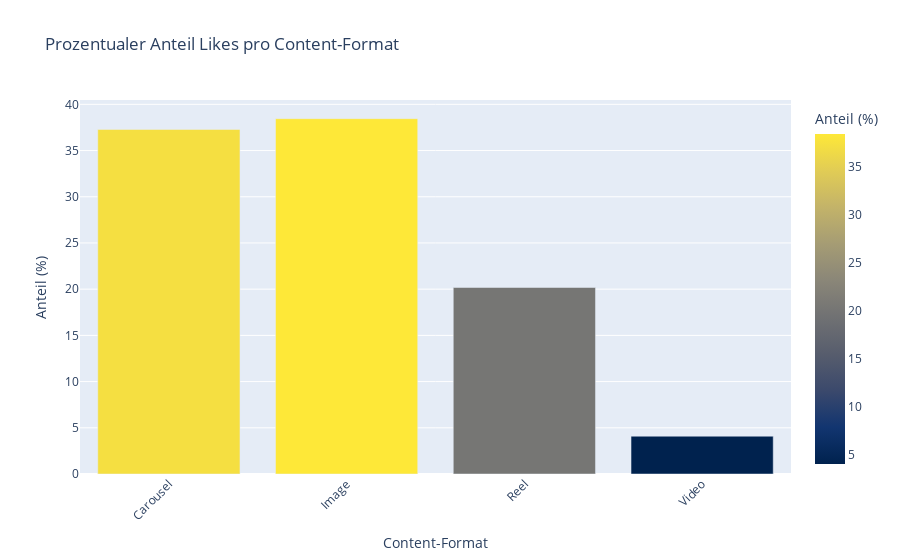

The code cell stored with this chart in its notebook:
### Code cell
likes_by_format = df_posts.groupby('content_type')['like_count'].sum()
likes_pct = (likes_by_format / likes_by_format.sum()) * 100

df_likes_pct = likes_pct.reset_index()
df_likes_pct.columns = ['Content Format', 'Prozentualer Anteil (%)']

fig = px.bar(
    df_likes_pct,
    x='Content Format',
    y='Prozentualer Anteil (%)',
    title='Prozentualer Anteil Likes pro Content-Format',
    labels={'Prozentualer Anteil (%)': 'Anteil (%)', 'Content Format': 'Content-Format'},
    color='Prozentualer Anteil (%)',
    color_continuous_scale='cividis'
)

fig.update_layout(
    xaxis_tickangle=-45,
    yaxis=dict(title='Anteil (%)'),
    xaxis=dict(title='Content-Format'),
    coloraxis_colorbar=dict(title="Anteil (%)")
)

fig.show()

### Figure 1 — Plotly figure (JSON) as saved in the notebook; plotly's stock layout.template omitted (floating-point values rounded to 4 significant figures)
{"data": [{"hovertemplate": "Content-Format=%{x}<br>Anteil (%)=%{marker.color}<extra></extra>", "legendgroup": "", "marker": {"color": [37.28, 38.45, 20.18, 4.091], "coloraxis": "coloraxis", "pattern": {"shape": ""}}, "name": "", "orientation": "v", "showlegend": false, "textposition": "auto", "type": "bar", "x": ["Carousel", "Image", "Reel", "Video"], "xaxis": "x", "y": [37.28, 38.45, 20.18, 4.091], "yaxis": "y"}], "layout": {"barmode": "relative", "coloraxis": {"colorbar": {"title": {"text": "Anteil (%)"}}, "colorscale": [[0, "#00224e"], [0.1111, "#123570"], [0.2222, "#3b496c"], [0.3333, "#575d6d"], [0.4444, "#707173"], [0.5556, "#8a8678"], [0.6667, "#a59c74"], [0.7778, "#c3b369"], [0.8889, "#e1cc55"], [1, "#fee838"]]}, "legend": {"tracegroupgap": 0}, "title": {"text": "Prozentualer Anteil Likes pro Content-Format"}, "xaxis": {"anchor": "y", "domain": [0, 1], "tickangle": -45, "title": {"text": "Content-Format"}}, "yaxis": {"anchor": "x", "domain": [0, 1], "title": {"text": "Anteil (%)"}}}}
